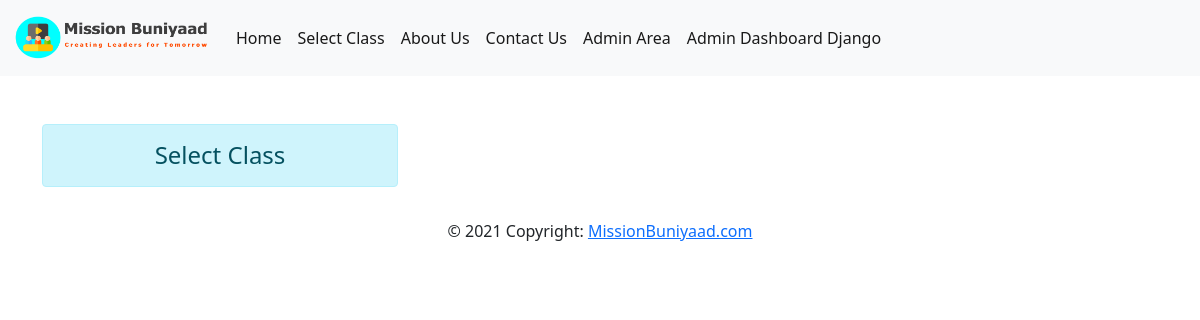
The page /selectclass on the database as committed earlier.
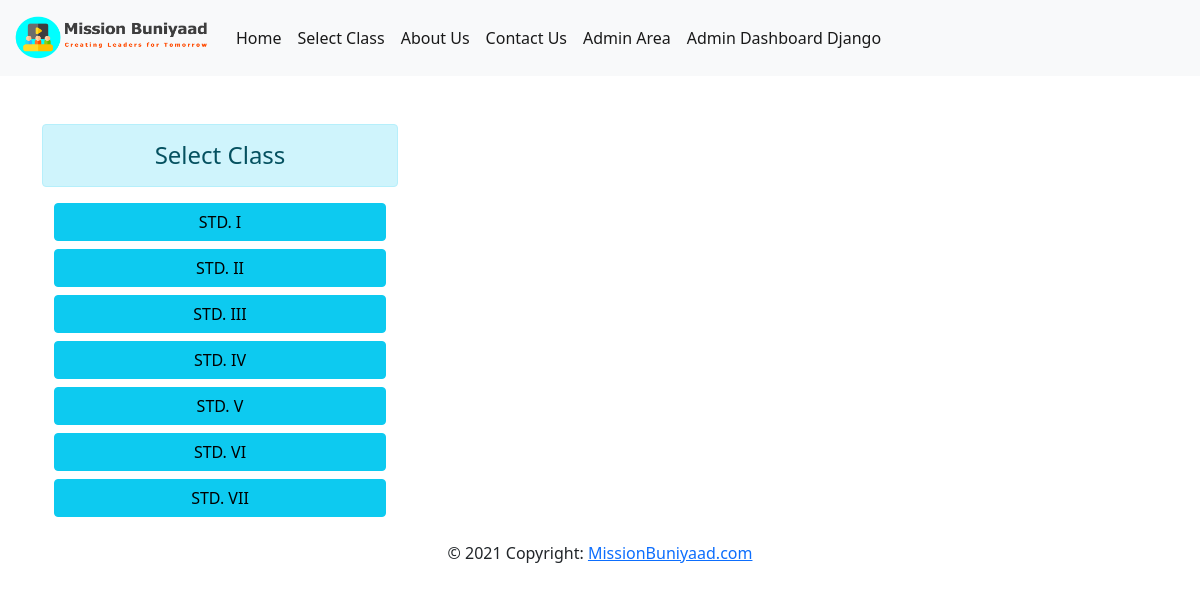
The same page on the database as committed later.
### home/models.py (models this page shows, shortened)
class Standard(models.Model):
    name = models.CharField(max_length=20)

### home/views.py (the view)
# urls.py: path('selectclass',views.selectClass, name="selectclass" ),
def selectClass(request):
    std = Standard.objects.all()
    context = {'std':std}
    return render(request, 'selectclass.html',context)

### home/templates/selectclass.html
{% extends 'base.html' %}
{% block content%}
    <div class="row">
       <div class="col-sm-4">
        <h4 class="text-center alert alert-info">Select Class</h4>
        {% for st in std %}
        <div class="container mb-2">
            <div class="row">
                <a href="{% url 'viewcontent' st.id %}" class="btn btn-info">{{st.name}}</a>
            </div>
        </div>
        {% endfor %}
       </div>
{% endblock content%}

Rows that differ between the two databases and show on the page:
added Standard: name "STD. I"
added Standard: name "STD. II"
added Standard: name "STD. III"
added Standard: name "STD. IV"
added Standard: name "STD. V"
added Standard: name "STD. VI"
added Standard: name "STD. VII"
